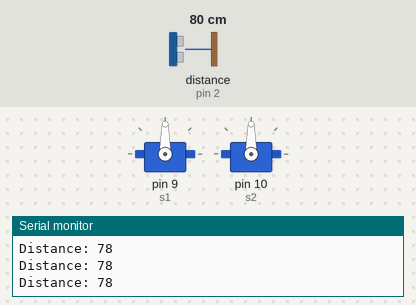
Bench run of a sketch on a simulated Arduino Uno, built with avr-gcc and run on an emulated ATmega328P. Shown: 2 × servo, the last lines printed to the serial monitor. Wiring (inferred from the names in the program): ultrasonic range finder: trigger pin 3; echo pin 2. The test bench sets the inputs (shaded band); at power-on: distance to the obstacle (sensor on pin 2) 80 cm. The echo pulse lasts 58.3 µs per cm.

Above: at 1.2 s.
1.3 s: distance to the obstacle (sensor on pin 2) set to 12 cm
2.8 s: distance to the obstacle (sensor on pin 2) set to 9 cm
At 3.2 s:
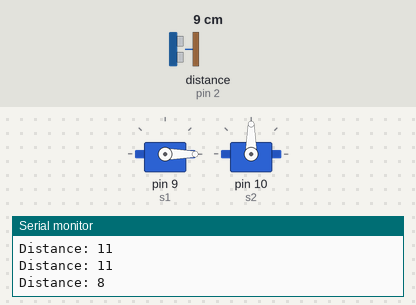
At 7.5 s:
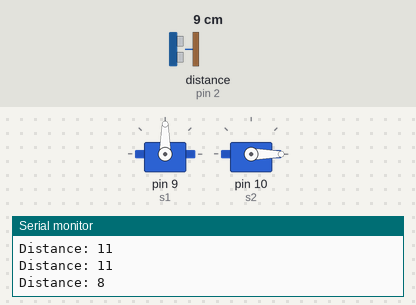
10.3 s: distance to the obstacle (sensor on pin 2) set to 2 cm
Timing chart, 0 to 14.3 s (numbered marks = the images above; inputs shaded):
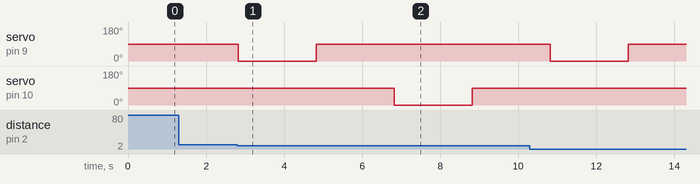

Measured:
- the behaviour switches between 11 and 10 cm on distance to the obstacle (sensor on pin 2) (found by bisection; images 0 and 1)
- after the input at 2.8 s, servo on pin 9 (s1): 90° → 0° at once, → 90° 2.0 s later; servo on pin 10 (s2): 90° → 0° after 4.0 s, → 90° 2.0 s later

The sketch:

FinalCode.ino
```cpp
#include <Servo.h>
Servo s1;
Servo s2;
bool state = false;
void setup() {

  // initialize the digital pins as an output.
  s1.attach(9);
  s2.attach(10);
  setupUltrasonic();
}

void loop() {
  if (readUltrasonic() < 10 && state == false) {
  s1.write(0);
  delay(1000);
  s1.detach();
  delay(1000);
  s1.attach(9);
  s1.write(90);
  delay(1000);
  s1.detach();
  delay(1000);
  s1.attach(9); // code from lines 15-24 do the same as our first iteration code in dispensing one golf ball. However, this time the top servo lets one golf ball in between itself and the bottom servo.
  s2.write(0);
  delay(1000);
  s2.detach();
  delay(1000);
  s2.attach(10);
  s2.write(90);
  delay(1000);
  s2.detach();
  delay(1000);
  s2.attach(10); //code from lines 25-34 cause the bottom servo to rotate away from pipe (allows dispensing) and then goes back to original position.
  state = true;
  }
  while (state) { //this condition ensures that the customer must remove the nearby object and then place it near the sensor to dispense another object
    if (readUltrasonic() < 10) {
      state = false;
    }
  }
 }
```

Ultrasonic.ino
```cpp
//CAN FIND ALL COMMENTS ON ULTRASONIC MODULE IN ULTRASONICACTUATOR SKETCH

const int trigPin = 3;
const int echoPin = 2;

long duration;
int distance;

void setupUltrasonic() {
pinMode(trigPin, OUTPUT);
pinMode(echoPin, INPUT);
Serial.begin(9600);
}

int readUltrasonic()
{
  digitalWrite(trigPin, LOW);
  delayMicroseconds(2);
  digitalWrite(trigPin, HIGH);
  delayMicroseconds(10);
  digitalWrite(trigPin, LOW);
  duration = pulseIn(echoPin, HIGH);
  distance= duration*0.034/2;
  Serial.print("Distance: ");
  Serial.println(distance);
  return distance; //distance used in combinational logic for dispensing
}
```
